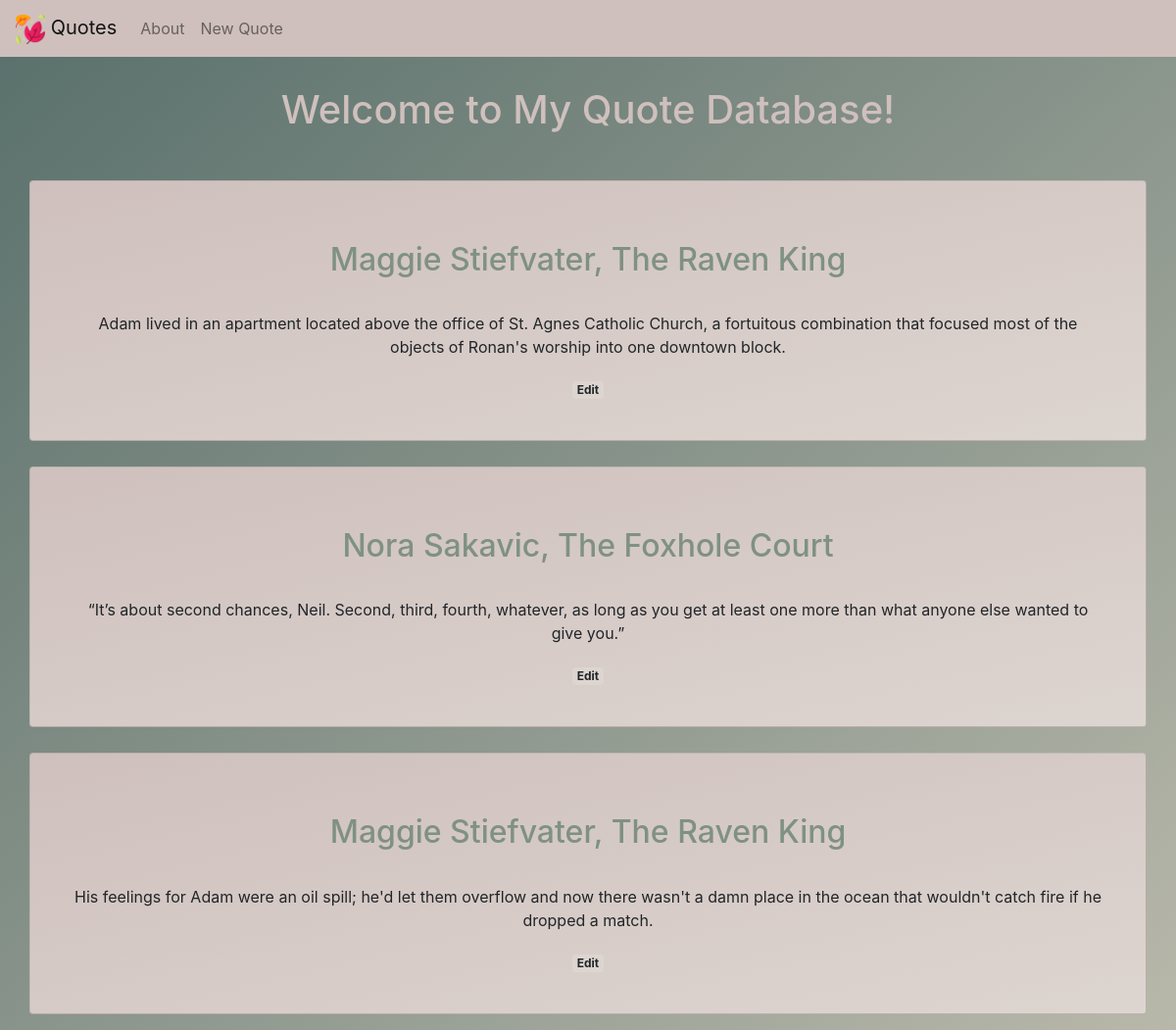
Before: / with the older database file.
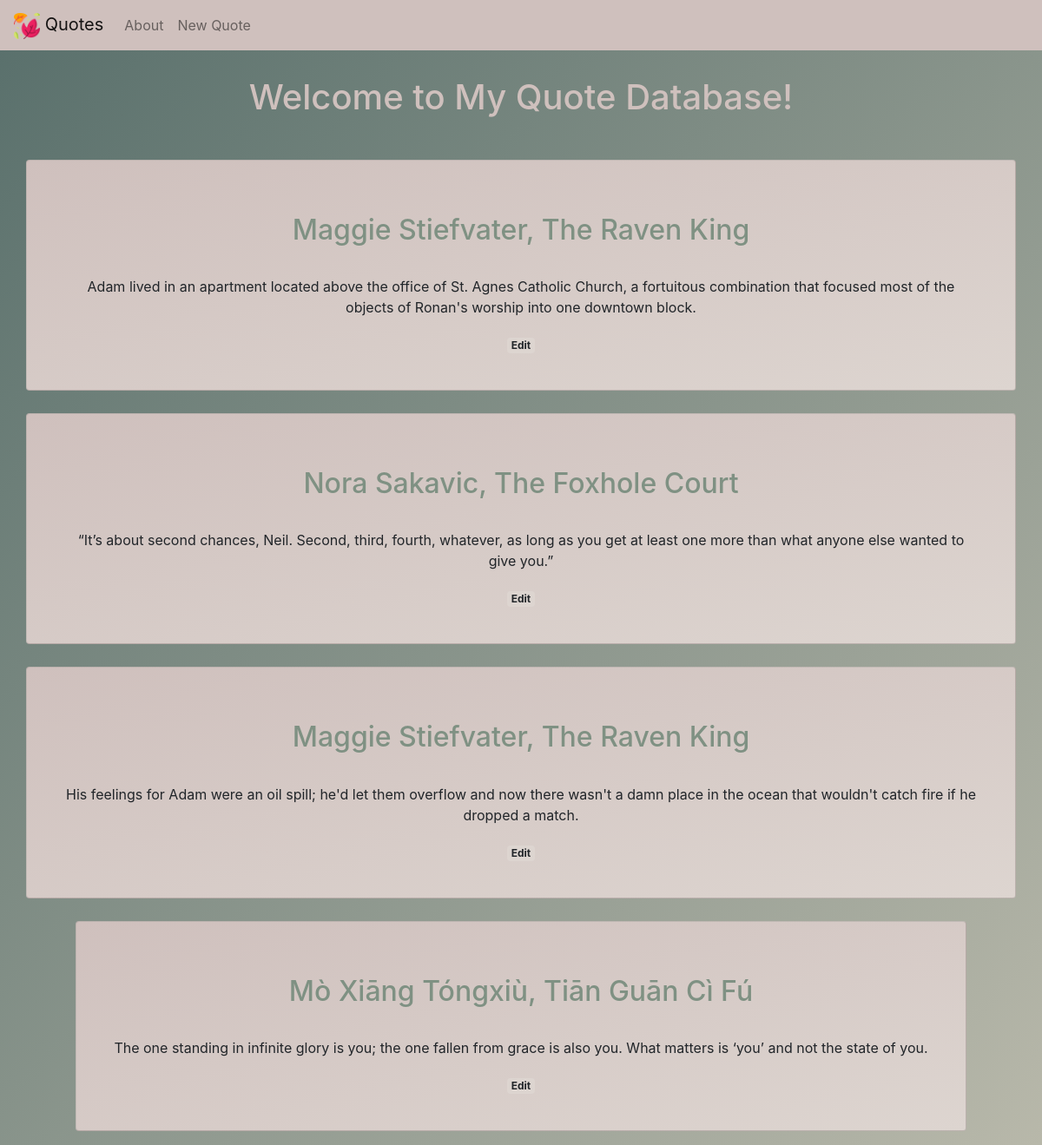
After: the same page with the newer database file.
### tables this page shows
CREATE TABLE posts (
    id INTEGER PRIMARY KEY AUTOINCREMENT,
    created TIMESTAMP NOT NULL DEFAULT CURRENT_TIMESTAMP,
    title TEXT NOT NULL,
    content TEXT NOT NULL
);

### app.py (the view)
@app.route('/')
def index():
    conn = get_db_connection()
    posts = conn.execute('SELECT * FROM posts').fetchall()
    conn.close()
    return render_template('index.html', posts=posts)

### app.py (called while the page is built)
def get_db_connection():
    conn = sqlite3.connect('database.db')
    conn.row_factory = sqlite3.Row
    return conn

### templates/index.html
{% extends 'base.html' %}
{% block content %}
    <h1>{% block title %} Welcome to My Quote Database! {% endblock %}</h1>
    <div class="row">
        {% for post in posts %}
            <div class="card w-auto p-3 mb-3 text-center mx-auto">
                    <div class="card-body">
                        <a href="{{ url_for('post', post_id=post['id']) }}">
                            <h2 class="card-title">{{ post['title'] }}</h2>
                        </a>
                        <p class="card-text">{{ post['content'] }}</p>
                        <a href="{{ url_for('edit', id=post['id']) }}">
                            <span class="badge badge-warning" style="background-color: #DDD5D0;">Edit</span>
                        </a>
                    </div>
            </div>
        {% endfor %}
    </div>
{% endblock %}

### templates/base.html (shortened to what this page needs)
<!doctype html>
<html lang="en">
    <head>
    <link rel="stylesheet" href="{{ url_for('static', filename= 'css/style.css') }}">
    <link rel="stylesheet" href="https://stackpath.bootstrapcdn.com/bootstrap/4.3.1/css/bootstrap.min.css">
    <link rel="stylesheet" href="https://use.fontawesome.com/releases/v5.8.1/css/all.css">
    </head>
    <body>
    <nav class="navbar navbar-expand-md navbar-light" style="background-color: #CFC0BD;">
        <a class="navbar-brand" href="{{ url_for('index')}}">
            <img src="static/css/leaves.png" width="30" height="30" alt="">
            Quotes
        </a>
        <div class="collapse navbar-collapse" id="navbarNav">
            <ul class="navbar-nav">
            <li class="nav-item">
                <a class="nav-link" href="{{url_for('about')}}">About</a>
            </li>
            <li class="nav-item">
                <a class="nav-link" href="{{url_for('create')}}">New Quote</a>
            </li>
            </ul>
        </div>
    </nav>
    <div class="container">
        {% block content %} {% endblock %}
    </div>
    </body>
</html>

### static/css/style.css (style rules this page uses)
* { margin:0; padding:0; box-sizing: border-box; text-align: center; }
body { min-height:100vh; transition: 0.5s; transition-timing-function: ease-in; background-image: linear-gradient(to right bottom, #586F6B, #B8B8AA); }
.text-center { text-align: center; }
.card-text { padding: 2px; }
.card-body { margin: 5px; }
.card { margin: 10px; float: none; background-image: linear-gradient(to right bottom, #CFC0BD,#DDD5D0); }
h1 { border: 5px #FFFF; color: #CFC0BD; text-align: center; padding: 30px; }
h2 { color: #7F9183; padding: 20px; }
.nav-link { color: #7F9183; }

Changed rows visible on the page:
added posts: title "Mò Xiāng Tóngxiù, Tiān Guān Cì Fú", content "The one standing in infinite glory is you; the one fallen from grace is also you. What matters is ‘you’ and not the state of you."
